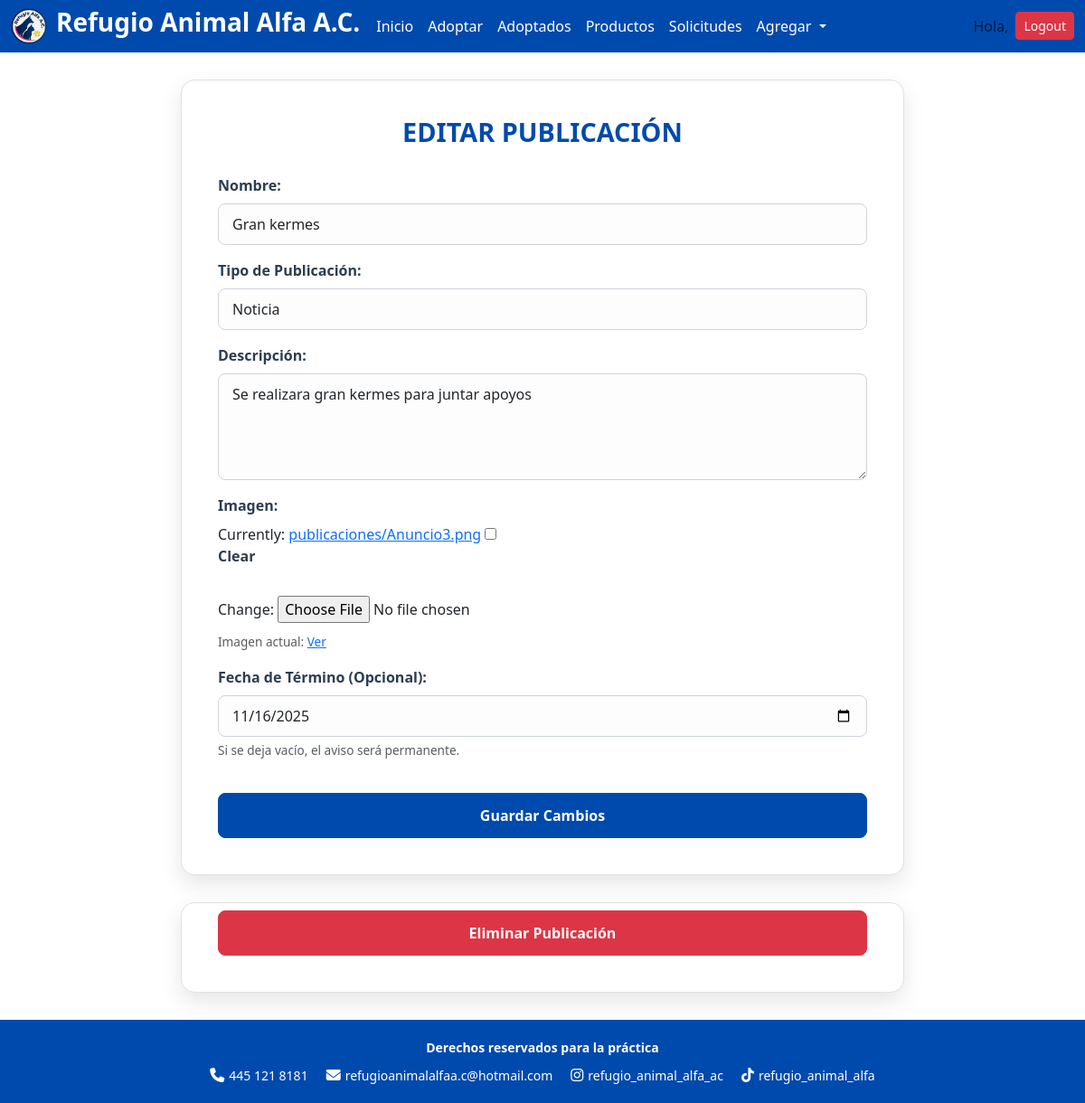
Page /publicaciones/editar/5/ (signed in) on the committed database.
### avisos/models.py (models this page shows, shortened)
class Publicacion(models.Model):
    nombre = models.CharField(max_length=200, verbose_name='Título/Nombre')
    tipo = models.CharField(
        max_length=10,
        choices=TIPO_PUBLICACION,
        default='AVISO',
        verbose_name='Tipo de Publicación'
    )
    descripcion = models.TextField(verbose_name='Descripción')
    imagen = models.ImageField(upload_to='publicaciones', null=True, blank=True, verbose_name='Imagen')
    fecha_creacion = models.DateTimeField(default=timezone.now, verbose_name='Fecha de Publicación')
    fecha_termino = models.DateTimeField(null=True, blank=True, verbose_name='Fecha de Término')
    class Meta:
        verbose_name = 'Publicación'
        verbose_name_plural = 'Publicaciones (Avisos/Servicios)'
        ordering = ['-fecha_creacion']

### avisos/views.py (the view)
# urls.py: path('editar/<int:pk>/', PublicacionUpdateView.as_view(), name='publicacion_update'),
class PublicacionUpdateView(StaffRequiredMixin, UpdateView):
    model = Publicacion
    form_class = PublicacionForm
    template_name = 'avisos/publicacion_form.html'
    success_url = reverse_lazy('publicacion_list')

### avisos/forms.py
class PublicacionForm(forms.ModelForm):
    class Meta:
        model = Publicacion
        fields = ['nombre', 'tipo', 'descripcion', 'imagen', 'fecha_termino']
        widgets = {
            'nombre': forms.TextInput(attrs={'class': 'form-control'}),
            'tipo': forms.Select(attrs={'class': 'form-control'}),
            'descripcion': forms.Textarea(attrs={'class': 'form-control', 'rows': 4}),
            'fecha_termino': forms.DateInput(attrs={'class': 'form-control', 'type': 'date'}),
        }

### avisos/views.py (called while the page is built)
    def test_func(self):
        return self.request.user.is_staff

### avisos/templates/avisos/publicacion_form.html (shortened to what this page needs)
{% load static %}
<!DOCTYPE html>
<html lang="es">
<head>
    <link rel="stylesheet" href="{% static 'css/formularios.css' %}">
    <link href="https://cdn.jsdelivr.net/npm/bootstrap@5.3.3/dist/css/bootstrap.min.css" rel="stylesheet">
    <link rel="stylesheet" href="https://cdnjs.cloudflare.com/ajax/libs/font-awesome/6.5.1/css/all.min.css">
</head>
<body>
    {% include "core/header.html" %}
    <form class="formulario" method="POST" enctype="multipart/form-data">
        <h2>{% if object %}Editar Publicación{% else %}Agregar Publicación{% endif %}</h2>
        <div class="mb-3">
            <label for="{{ form.nombre.id_for_label }}" class="form-label">Nombre:</label>
            {{ form.nombre }}
        </div>
        <div class="mb-3">
            <label for="{{ form.tipo.id_for_label }}" class="form-label">Tipo de Publicación:</label>
            {{ form.tipo }}
        </div>
        <div class="mb-3">
            <label for="{{ form.descripcion.id_for_label }}" class="form-label">Descripción:</label>
            {{ form.descripcion }}
        </div>
        <div class="mb-3">
            <label for="{{ form.imagen.id_for_label }}" class="form-label">Imagen:</label>
            {{ form.imagen }}
            {% if form.instance.imagen %}
                <div class="mt-2">
                    <small class="text-muted">Imagen actual: <a href="{{ form.instance.imagen.url }}" target="_blank">Ver</a></small>
                </div>
            {% endif %}
        </div>
        <div class="mb-3">
            <label for="{{ form.fecha_termino.id_for_label }}" class="form-label">Fecha de Término (Opcional):</label>
            {{ form.fecha_termino }}
            <div class="form-text text-muted">Si se deja vacío, el aviso será permanente.</div>
        </div>
        <button type="submit" class="btn btn-primary w-100">
            {% if object %}Guardar Cambios{% else %}Guardar Publicación{% endif %}
        </button>
    </form>
    {% if object %}
    <div class="formulario" style="padding-top: 0;">
        <a href="{% url 'publicacion_delete' object.pk %}" class="btn btn-danger w-100 mt-2">
            Eliminar Publicación
        </a>
    </div>
    {% endif %}
    {% include "core/footer.html" %}
</body>
</html>

### static/css/formularios.css (style rules this page uses)
body { font-family: 'Segoe UI', sans-serif; background-color: #f3f4f6; margin: 0; padding: 0; color: #333; }
.formulario { background-color: #ffffff; padding: 40px; border-radius: 15px; box-shadow: 0 10px 25px rgba(0, 0, 0, 0.1); margin: 30px auto; border: 1px solid #e1e1e1; max-width: 800px; }
.formulario h2 { color: #004aad; font-weight: bold; margin-bottom: 30px; text-align: center; text-transform: uppercase; font-size: 1.8rem; }
.formulario label { font-weight: 600; color: #2c3e50; margin-bottom: 8px; display: block; }
.formulario .form-control, .formulario .form-select { border-radius: 8px; padding: 10px 15px; border: 1px solid #ced4da; background-color: #fdfdfd; font-size: 16px; }
.formulario textarea.form-control { resize: vertical; min-height: 100px; }
.formulario .btn-primary { background-color: #004aad; border-color: #004aad; padding: 12px; font-weight: bold; font-size: 16px; border-radius: 8px; transition: all 0.3s ease; margin-top: 20px; }
.formulario .btn-danger { padding: 12px; font-weight: bold; font-size: 16px; border-radius: 8px; margin-top: 10px; }
.formulario .text-muted { font-size: 0.85rem; margin-top: 5px; }

### rows in the picture
Publicacion: nombre "Gran kermes", tipo "Noticia", descripcion "Se realizara gran kermes para juntar apoyos", fecha_termino "11/16/2025"
